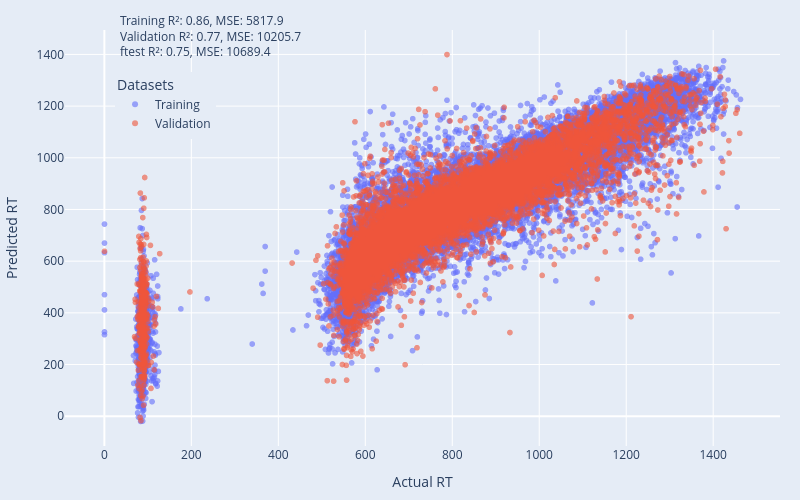

The notebook cell this image was saved under:
### Markdown cell above
## Reproduce the best LGBM-Chronological model

### Code cell
# Get the best parameters
# Suppress the specific UserWarning about feature names
warnings.filterwarnings('ignore', category=UserWarning, 
                        message='X does not have valid feature names')
best_params = study.best_params
print("Best parameters:", best_params)

# Train the LightGBM model with the best parameters
model = lgb.LGBMRegressor(**best_params,verbosity=-1)
model.fit(X_train, y_train)

# Make predictions on the training and validation sets
train_set['predicted_rt'] = model.predict(X_train)
valid_set['predicted_rt'] = model.predict(X_valid)

# Calculate R^2 and MSE for training and validation sets
train_r2 = r2_score(y_train, train_set['predicted_rt'])
train_mse = mean_squared_error(y_train, train_set['predicted_rt'])
valid_r2 = r2_score(y_valid, valid_set['predicted_rt'])
valid_mse = mean_squared_error(y_valid, valid_set['predicted_rt'])
ftest_r2 = r2_score(y_ftest, model.predict(X_ftest))
ftest_mse = mean_squared_error(y_ftest, model.predict(X_ftest))


# Combine training and validation for scatter plot
train_set['set'] = 'Training'
valid_set['set'] = 'Validation'
combined_data = pd.concat([train_set[['rt', 'predicted_rt', 'set']], valid_set[['rt', 'predicted_rt', 'set']]])

# Scatter plot for training and validation sets
title_text = (
    f"Training R²: {train_r2:.2f}, MSE: {train_mse:.1f}<br>"
    f"Validation R²: {valid_r2:.2f}, MSE: {valid_mse:.1f}<br>"
    f"ftest R²: {ftest_r2:.2f}, MSE: {ftest_mse:.1f}"
)

fig = px.scatter(
    combined_data, x='rt', y='predicted_rt', color='set',
    title=title_text,
    labels={'rt': 'Actual RT', 'predicted_rt': 'Predicted RT'},
    opacity=0.6
)

fig.update_layout(
    plot_bgcolor='rgba(229, 236, 246,1)',
    paper_bgcolor='rgba(229, 236, 246,1)',
    width=800,
    height=500,
    margin=dict(l=20, r=20, t=30, b=20),
    title_font_size=12, # Adjust title font size here
    title_x=0.15, # Center the title horizontally (0 is left, 1 is right)
    title_y=0.95, # Adjust vertical position (0 is bottom, 1 is top)
    legend=dict(
        title="Datasets", # Change legend title
        yanchor="top",
        y=0.9,
        xanchor="left",
        x=0.07
    )
)

fig.show()
fig.write_image("images/Figure-3.4-LGBM-Chronological-Opt.svg")

### Figure 1 — Plotly figure (JSON) as saved in the notebook; plotly's stock layout.template omitted (floating-point values rounded to 4 significant figures; data arrays with more than 128 entries replaced by an {"elided": "..."} marker saying what was removed)
{"data": [{"hovertemplate": "set=Training<br>Actual RT=%{x}<br>Predicted RT=%{y}<extra></extra>", "legendgroup": "Training", "marker": {"color": "#636efa", "opacity": 0.6, "symbol": "circle"}, "mode": "markers", "name": "Training", "showlegend": true, "type": "scattergl", "x": {"elided": "56058 float values"}, "xaxis": "x", "y": {"elided": "56058 float values"}, "yaxis": "y"}, {"hovertemplate": "set=Validation<br>Actual RT=%{x}<br>Predicted RT=%{y}<extra></extra>", "legendgroup": "Validation", "marker": {"color": "#EF553B", "opacity": 0.6, "symbol": "circle"}, "mode": "markers", "name": "Validation", "showlegend": true, "type": "scattergl", "x": {"elided": "11974 float values"}, "xaxis": "x", "y": {"elided": "11974 float values"}, "yaxis": "y"}], "layout": {"height": 500, "legend": {"title": {"text": "Datasets"}, "tracegroupgap": 0, "x": 0.07, "xanchor": "left", "y": 0.9, "yanchor": "top"}, "margin": {"b": 20, "l": 20, "r": 20, "t": 30}, "paper_bgcolor": "rgba(229, 236, 246,1)", "plot_bgcolor": "rgba(229, 236, 246,1)", "title": {"font": {"size": 12}, "text": "Training R²: 0.86, MSE: 5817.9<br>Validation R²: 0.77, MSE: 10205.7<br>ftest R²: 0.75, MSE: 10689.4", "x": 0.15, "y": 0.95}, "width": 800, "xaxis": {"anchor": "y", "domain": [0, 1], "title": {"text": "Actual RT"}}, "yaxis": {"anchor": "x", "domain": [0, 1], "title": {"text": "Predicted RT"}}}}
